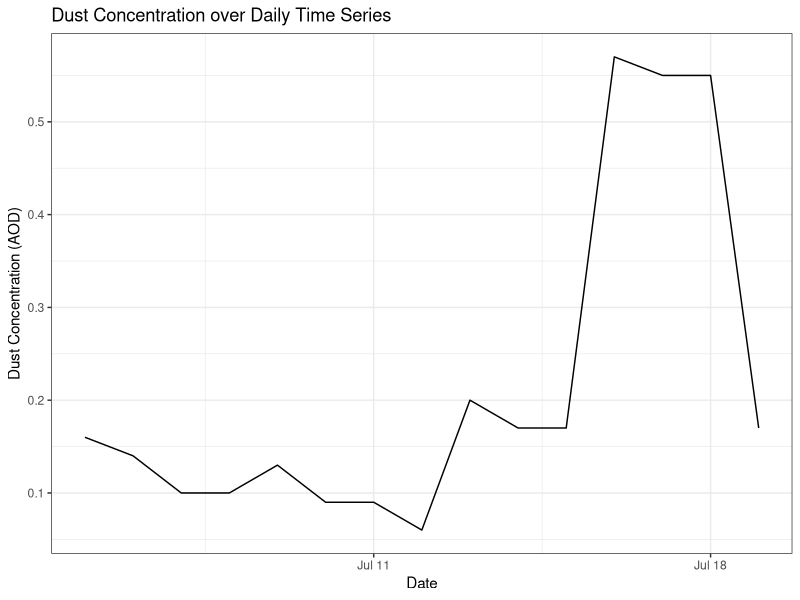

Here is the R script that generated this plot:
## ---- chunk 1
library(here)
library(tidyverse)
## ---- chunk 2
dust<- read_csv(here("data", "processed_data", "dust_master.csv")) 
## ---- chunk 3
dust<- dust %>%
  filter(!date %in% as.Date('2022-07-04'))
## ---- chunk 4
dust %>% ggplot()+ geom_line(
  aes(x = date,
      y = t7sum))+
  labs(title = "Dust Concentration over Daily Time Series",
       x = "Date",
       y = "Dust Concentration (AOD)")+
  theme_bw()
